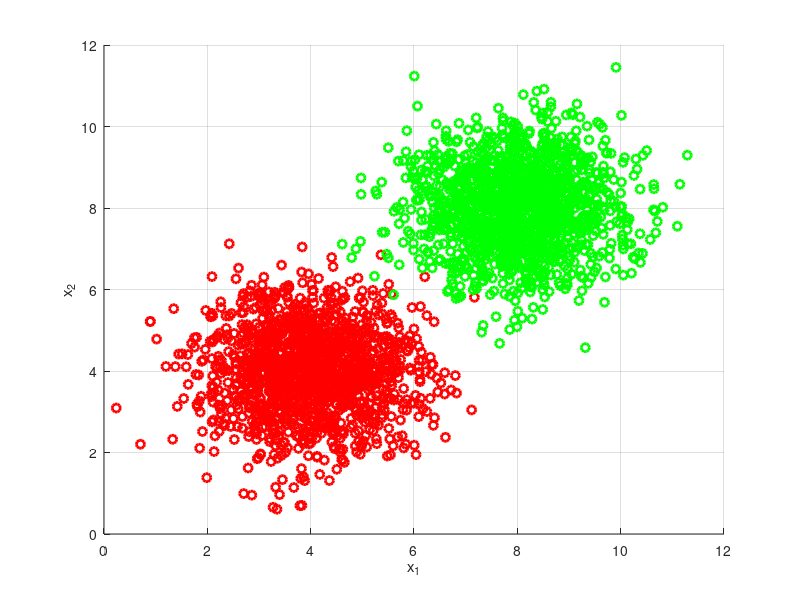

MATLAB code to generate this figure: (Note: this script raises an error after producing the figure.)
% This script file simulates the data generation process for a binary
% classification problem in a two-dimensional feature space. Moreover, the 
% class-conditional probability density functions for the two classes are
% given by the normal distribution. Specifically, we assume that:

% p(x|w1) = N_2(MU1,SIGMA1) and p(x|w2) = N_2(MU2,SIGMA2)
%______________________________________________________________________________________

% Set the centers MU1 and MU2 for the two probability density functions.
MU1 = [4 4]';
MU2 = [8 8]';

% Set the common covariance matrix for the two probability density
% functions.
SIGMA = eye(2);

% Set the number of points to be sampled from each distribution.
N = 1500;

% Initialize the random seed for the normal random generator.
rng(0);

% Generate samples for both classes.
C1 = mvnrnd(MU1,SIGMA,N);
C2 = mvnrnd(MU2,SIGMA,N);

% Plot the data samples from both distributions.
figure('Name','Data Distribution');
hold on
plot(C1(:,1),C1(:,2),'or','LineWidth',2);
plot(C2(:,1),C2(:,2),'og','LineWidth',2);
grid on
xlabel('x_1');
ylabel('x_2');

% Compute the [2x2] matrices R1 and R2 which are of the following form:
%      |x11_min x11_max|          |x21_min x22_max|
% R1 = |x12_min x12_max| and R2 = |x22_min x22_max|
R1 = minmax(C1');
R2 = minmax(C2');

% Plot the two-dimensional probabibility denstity functions.
PlotTwoDimensionalGaussians(R1,R2,MU1,MU2,SIGMA,SIGMA);

% Set the minimum and maximum values for the p parameter of the covariance
% matrix.
p_min = -1;
p_max = 1;
% Set the step parameter for the parameter p.
dp = 0.05;
% Set the range of the parameter p.
p_range = p_min:dp:p_max;

% Initialize Figure.
figure('Name','Capture P Ranging');

% Loop through the various p values.
for p = p_range
    clf
    axis equal
    % Set the covariance matrix for both classes.
    SIGMA = [1 p;p 1];
    % Generate samples for both classes.
    C1 = mvnrnd(MU1,SIGMA,N);
    C2 = mvnrnd(MU2,SIGMA,N);
    % Plot the data samples from both distributions.
    hold on
    plot(C1(:,1),C1(:,2),'or','LineWidth',2);
    plot(C2(:,1),C2(:,2),'og','LineWidth',2);
    grid on
    xlabel('x_1');
    ylabel('x_2');
    % Pause for a little.
    pause(0.1);
end
